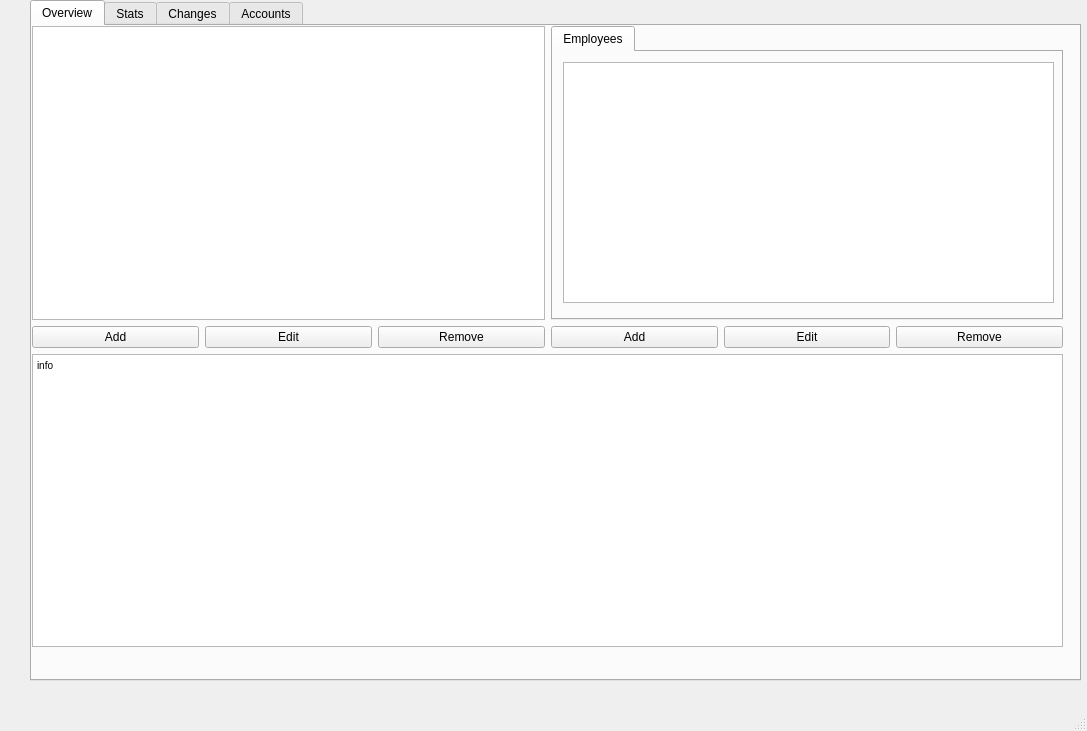
<?xml version="1.0" encoding="UTF-8"?>
<ui version="4.0">
 <class>MainWindow</class>
 <widget class="QMainWindow" name="MainWindow">
  <property name="geometry">
   <rect>
    <x>0</x>
    <y>0</y>
    <width>1087</width>
    <height>731</height>
   </rect>
  </property>
  <property name="minimumSize">
   <size>
    <width>1026</width>
    <height>0</height>
   </size>
  </property>
  <property name="windowTitle">
   <string>MainWindow</string>
  </property>
  <widget class="QWidget" name="centralwidget">
   <widget class="QTabWidget" name="tabWidget">
    <property name="geometry">
     <rect>
      <x>30</x>
      <y>0</y>
      <width>1051</width>
      <height>681</height>
     </rect>
    </property>
    <property name="currentIndex">
     <number>0</number>
    </property>
    <widget class="QWidget" name="overviewTab">
     <attribute name="title">
      <string>Overview</string>
     </attribute>
     <widget class="QWidget" name="gridLayoutWidget">
      <property name="geometry">
       <rect>
        <x>0</x>
        <y>0</y>
        <width>1031</width>
        <height>621</height>
       </rect>
      </property>
      <layout class="QGridLayout" name="gridLayout">
       <property name="sizeConstraint">
        <enum>QLayout::SetMinimumSize</enum>
       </property>
       <item row="1" column="0">
        <layout class="QHBoxLayout" name="horizontalLayout_6">
         <item>
          <layout class="QHBoxLayout" name="horizontalLayout_7">
           <item>
            <widget class="QPushButton" name="pushButton">
             <property name="text">
              <string>Add</string>
             </property>
            </widget>
           </item>
           <item>
            <widget class="QPushButton" name="pushButton_3">
             <property name="text">
              <string>Edit</string>
             </property>
            </widget>
           </item>
           <item>
            <widget class="QPushButton" name="pushButton_2">
             <property name="text">
              <string>Remove</string>
             </property>
            </widget>
           </item>
          </layout>
         </item>
        </layout>
       </item>
       <item row="0" column="1">
        <widget class="QTabWidget" name="tabWidget_2">
         <property name="currentIndex">
          <number>0</number>
         </property>
         <widget class="QWidget" name="tab_4">
          <attribute name="title">
           <string>Employees</string>
          </attribute>
          <widget class="QListWidget" name="listWidget_2">
           <property name="geometry">
            <rect>
             <x>10</x>
             <y>10</y>
             <width>491</width>
             <height>241</height>
            </rect>
           </property>
          </widget>
         </widget>
        </widget>
       </item>
       <item row="0" column="0">
        <widget class="QListWidget" name="listWidget"/>
       </item>
       <item row="1" column="1">
        <layout class="QHBoxLayout" name="horizontalLayout_9">
         <item>
          <widget class="QPushButton" name="pushButton_7">
           <property name="text">
            <string>Add</string>
           </property>
          </widget>
         </item>
         <item>
          <widget class="QPushButton" name="pushButton_8">
           <property name="text">
            <string>Edit</string>
           </property>
          </widget>
         </item>
         <item>
          <widget class="QPushButton" name="pushButton_9">
           <property name="text">
            <string>Remove</string>
           </property>
          </widget>
         </item>
        </layout>
       </item>
       <item row="2" column="0" colspan="2">
        <widget class="QTextEdit" name="textEdit_2">
         <property name="html">
          <string>&lt;!DOCTYPE HTML PUBLIC &quot;-//W3C//DTD HTML 4.0//EN&quot; &quot;http://www.w3.org/TR/REC-html40/strict.dtd&quot;&gt;
&lt;html&gt;&lt;head&gt;&lt;meta name=&quot;qrichtext&quot; content=&quot;1&quot; /&gt;&lt;style type=&quot;text/css&quot;&gt;
p, li { white-space: pre-wrap; }
&lt;/style&gt;&lt;/head&gt;&lt;body style=&quot; font-family:'MS Shell Dlg 2'; font-size:7.8pt; font-weight:400; font-style:normal;&quot;&gt;
&lt;p style=&quot; margin-top:0px; margin-bottom:0px; margin-left:0px; margin-right:0px; -qt-block-indent:0; text-indent:0px;&quot;&gt;info&lt;/p&gt;&lt;/body&gt;&lt;/html&gt;</string>
         </property>
        </widget>
       </item>
      </layout>
     </widget>
    </widget>
    <widget class="QWidget" name="tab_2">
     <attribute name="title">
      <string>Stats</string>
     </attribute>
    </widget>
    <widget class="QWidget" name="tab">
     <attribute name="title">
      <string>Changes</string>
     </attribute>
     <widget class="QWidget" name="gridLayoutWidget_3">
      <property name="geometry">
       <rect>
        <x>0</x>
        <y>0</y>
        <width>1031</width>
        <height>641</height>
       </rect>
      </property>
      <layout class="QGridLayout" name="gridLayout_4">
       <item row="1" column="1">
        <widget class="QFrame" name="frame_2">
         <property name="frameShape">
          <enum>QFrame::StyledPanel</enum>
         </property>
         <property name="frameShadow">
          <enum>QFrame::Raised</enum>
         </property>
        </widget>
       </item>
       <item row="4" column="0">
        <layout class="QHBoxLayout" name="horizontalLayout_10">
         <item>
          <widget class="QPushButton" name="pushButton_10">
           <property name="text">
            <string>Approve</string>
           </property>
          </widget>
         </item>
         <item>
          <widget class="QPushButton" name="pushButton_11">
           <property name="text">
            <string>Reject</string>
           </property>
          </widget>
         </item>
        </layout>
       </item>
       <item row="0" column="1">
        <widget class="QFrame" name="frame">
         <property name="frameShape">
          <enum>QFrame::StyledPanel</enum>
         </property>
         <property name="frameShadow">
          <enum>QFrame::Raised</enum>
         </property>
        </widget>
       </item>
       <item row="3" column="1">
        <widget class="QTextBrowser" name="textBrowser"/>
       </item>
       <item row="2" column="1">
        <widget class="QFrame" name="frame_3">
         <property name="frameShape">
          <enum>QFrame::StyledPanel</enum>
         </property>
         <property name="frameShadow">
          <enum>QFrame::Raised</enum>
         </property>
        </widget>
       </item>
       <item row="0" column="0" rowspan="4">
        <widget class="QTabWidget" name="tabWidget_3">
         <property name="currentIndex">
          <number>1</number>
         </property>
         <widget class="QWidget" name="tab_10">
          <attribute name="title">
           <string>Departments</string>
          </attribute>
         </widget>
         <widget class="QWidget" name="tab_11">
          <attribute name="title">
           <string>Expenses</string>
          </attribute>
         </widget>
        </widget>
       </item>
      </layout>
     </widget>
    </widget>
    <widget class="QWidget" name="tab_3">
     <attribute name="title">
      <string>Accounts</string>
     </attribute>
    </widget>
   </widget>
  </widget>
  <widget class="QMenuBar" name="menubar">
   <property name="geometry">
    <rect>
     <x>0</x>
     <y>0</y>
     <width>1087</width>
     <height>25</height>
    </rect>
   </property>
  </widget>
  <widget class="QStatusBar" name="statusbar"/>
 </widget>
 <resources/>
 <connections/>
</ui>
